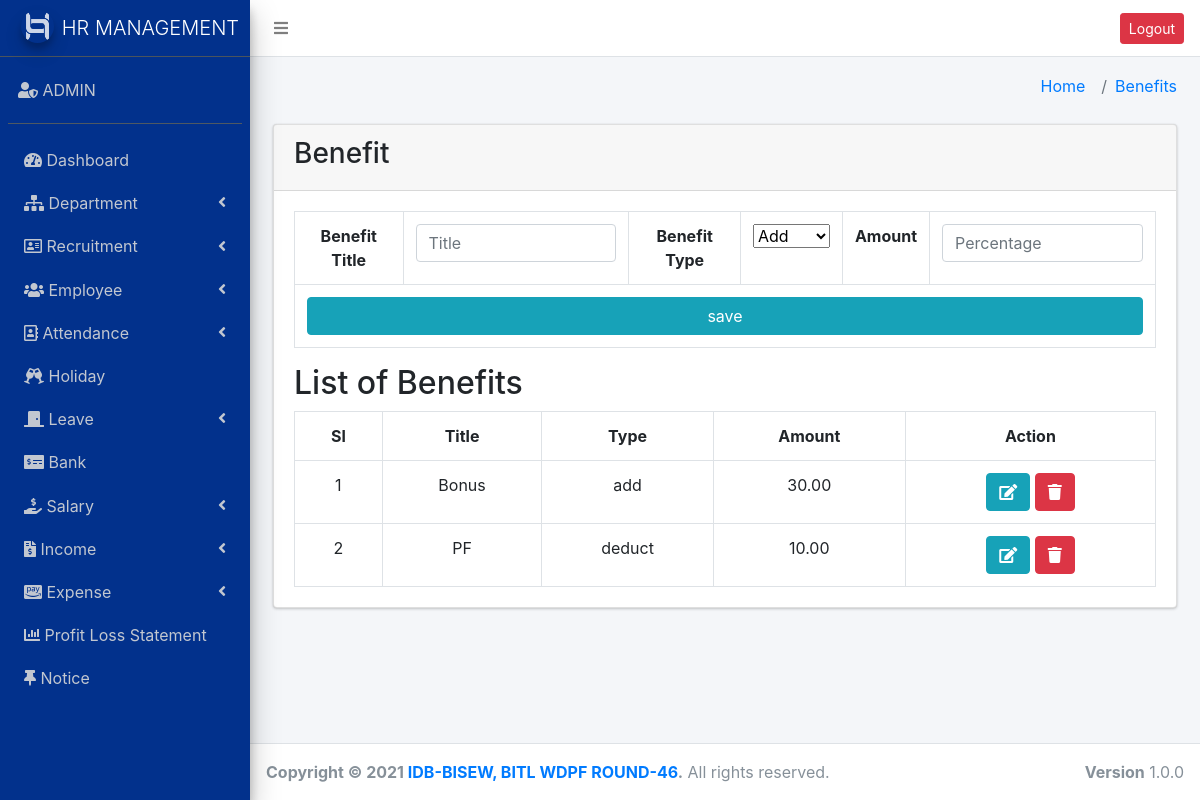
Page /benefits.php (signed in) on the committed database.
### tables this page shows
CREATE TABLE `benefits` (
  `id` int(11) NOT NULL,
  `title` varchar(255) NOT NULL,
  `amount` decimal(10,2) NOT NULL,
  `type` enum('add','deduct') NOT NULL
);

### benefits.php (the view, shortened to what this page needs)
<?php
require_once("header.php");
require_once("sidebar.php");
$hh=$conn->query("SELECT * FROM benefits");
   ?>
<section class="content-header">
      <div class="container-fluid">
        <div class="row mb-2">
          <div class="col-sm-6">
          </div>
          <div class="col-sm-6">
            <ol class="breadcrumb float-sm-right">
              <li class="breadcrumb-item"><a href="#">Home</a></li>
              <li class="breadcrumb-item"><a href="#">Benefits</a></li>
            </ol>
          </div>
        </div>
      </div>
    </section>
<section class="content">
      <div class="container-fluid">
        <div class="row">
          <div class="col-md-12">
            <div class="card">
              <div class="card-header">
                 <h3> Benefit </h3>
              </div>
              <div class="card-body">
                <form action="" method="post">
                <table class="table table-bordered">
                 <tr>
                  <th>Benefit Title</th>
                    <td>
                      <input type="text" class="form-control" name="title" placeholder="Title">
                    </td>
                  <th>Benefit Type</th>
                    <td>
                      <select name="type">
                        <option value="add">Add</option>
                      </select>
                    </td>
                      <th>Amount</th>
                    <td>
                      <input type="text" class="form-control" name="amount" placeholder="Percentage">
                    </td>
                </tr>
                <tr >
                    <td colspan="6">
                      <input type="submit" name="submit" class=" btn btn-block btn-info" value="save">
                    </td>
                  </tr>
                </table>
              </form>
              <h2>List of Benefits</h2>
                <table class=" table table-bordered">
                 <tr>
                  <th>Sl</th>
                <th>Title</th>
               <th>Type</th>
               <th>Amount</th>
               <th>Action</th>
               </tr>
      <?php $i=0; while ($cc=$hh->fetch_assoc()) {
        ?>
        <tr>
      <td> <?php echo ++$i; ?></td>
      <td> <?php echo $cc['title']?></td>
      <td> <?php echo $cc['type']?></td>
      <td> <?php echo $cc['amount']?></td>
      <td>
        <a href="benefits_update.php?id=<?php echo $cc['id'] ?>"class="btn btn-info"><i class="fas fa-edit"></i></a>
        <a href="benefits_delete.php?id=<?php echo $cc['id'] ?>" class="btn btn-danger"><i class="fas fa-trash"></i></a>
      </td>
      </tr>
  <?php } ?>
  </table>
            </div>
          </div>
        </div>
      </div>
    </section>
<?php require("footer.php"); ?>

### benefits.php (style rules this page uses)
table { text-align: center; }

### rows in the picture
benefits: title "Bonus", type "add", amount "30.00"
benefits: title "PF", type "deduct", amount "10.00"
